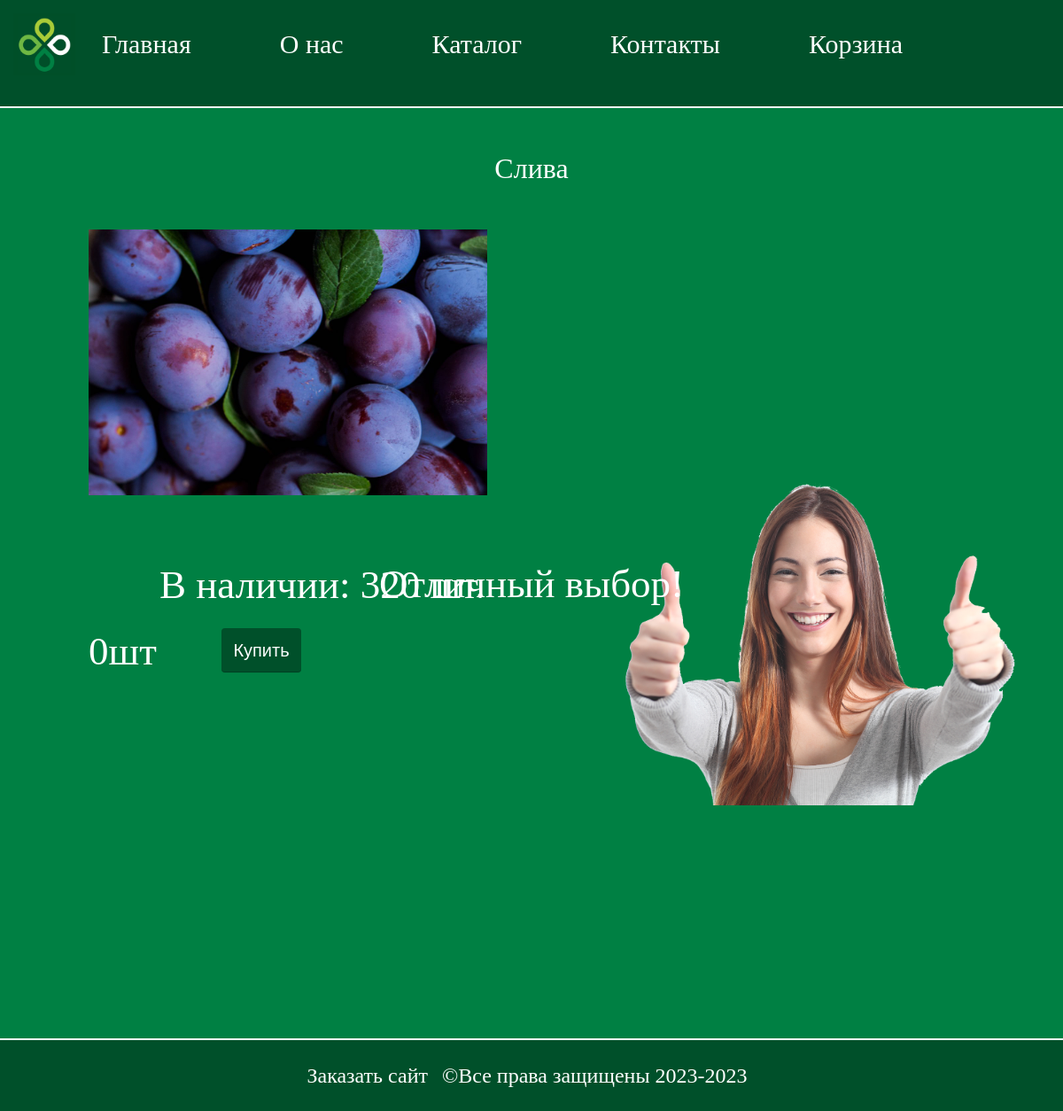
/item/sliva, run on an earlier commit of the app's database.
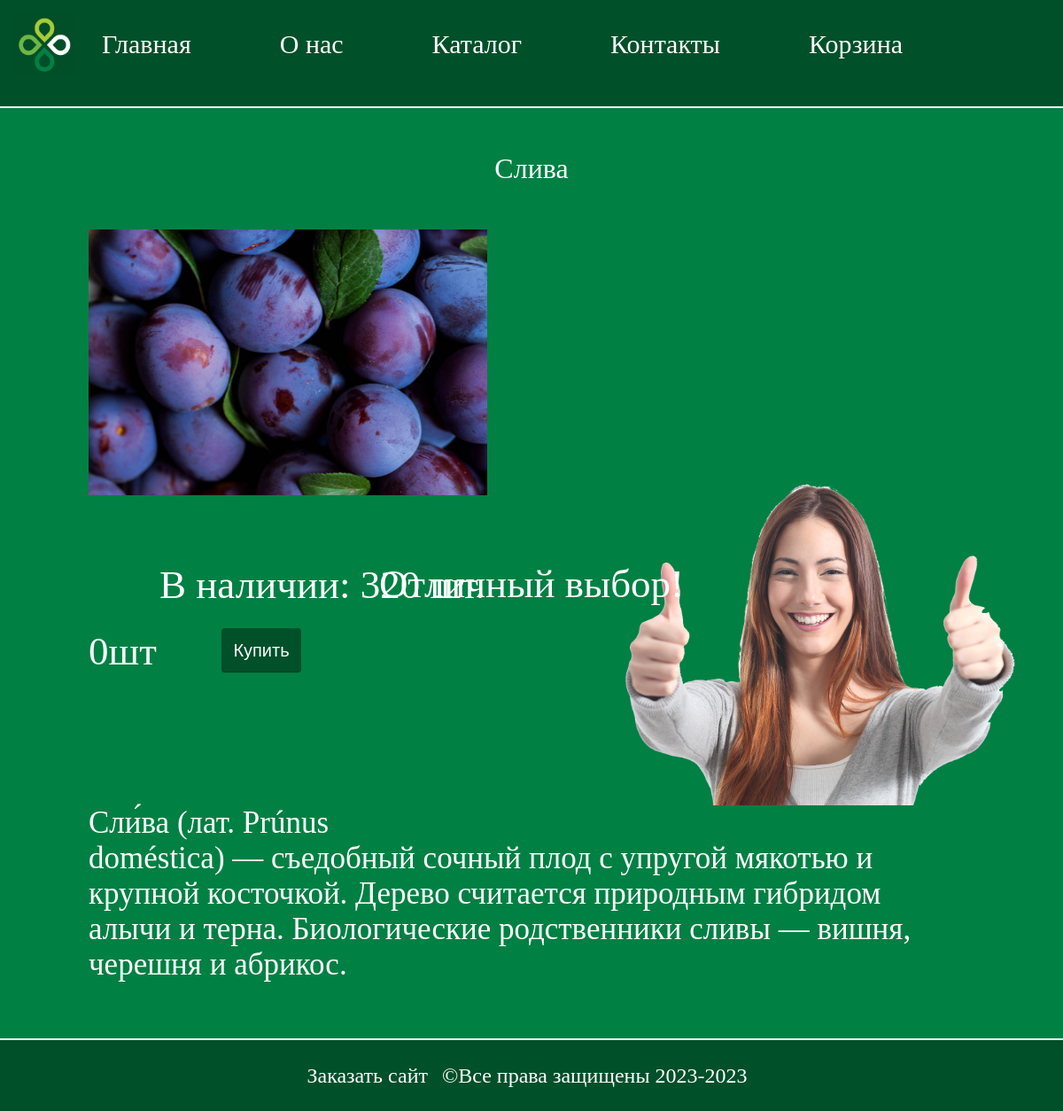
And on a later commit of the database.
### Perekrestok/models.py (models this page shows, shortened)
class Product(models.Model):
    title = models.CharField(max_length=255, verbose_name="Название")
    price = models.DecimalField(verbose_name="Цена", decimal_places=2, max_digits=10)
    amount = models.IntegerField(verbose_name="Количество")
    picture = models.ImageField(
        upload_to="products",
        verbose_name="Иллюстрация",
        blank=True,
    )
    description = models.TextField(verbose_name="Описание", blank=True)
    slug = models.SlugField(
        max_length=255, unique=True, db_index=True, verbose_name="URL"
    )
    category = models.ForeignKey(
        "Category",
        on_delete=models.CASCADE,
        verbose_name="Категория",
        null=True,
        default=None,
    )
    class Meta:
        verbose_name = "Продукт"
        verbose_name_plural = "Продукты"

### Perekrestok/views.py (the view)
# urls.py: path('item/<slug:item_slug>', show_item, name='show_item'),
def show_item(request: HttpRequest, item_slug):
    product = get_object_or_404(Product, slug=item_slug)
    context = {
        "title": product.title,
        "product": product,
    }
    return render(request, "Perekrestok/show_item.html", context=context)

### Perekrestok/templatetags/page_tags.py (called while the page is built)
@register.simple_tag()
def get_menu():
    site_menu = [
        {'title': 'Главная', 'url_name': 'main'},
        {'title': 'О нас', 'url_name': 'about'},
        {'title': 'Каталог', 'url_name': 'catalog'},
        {'title': 'Контакты', 'url_name': 'contacts'},
        {'title': 'Корзина', 'url_name': 'cart'}
    ]
    return site_menu

### Perekrestok/templates/Perekrestok/show_item.html (shortened to what this page needs)
{% extends 'Perekrestok/base.html' %}
{% block content %}
{% load static %}
<link type="text/css" rel="stylesheet" href="{% static 'Perekrestok/css/show_item.css' %}">
<div class="prod-container">
    <h1 id="product-title">{{product.title}}</h1>
    {% if product.picture %}
    <img class="picture" src=" {{ product.picture.url }}" alt="">
    <div class="buy-div">
        <input class="add-to-cart" type="button" data-id="{{product.pk}}" onclick="AddProductFromShowPage(this)"
            name="buy" value="Купить">
        <h3 id="item-count" data-id="{{product.pk}}" data-count="0" class="item-count">0шт</h3>
        <h3 class="move">В наличии: {{product.amount}} шт.</h3>
    </div>
    <img class="like-picture" src=" {% static 'Perekrestok/img/like2.png' %}" alt="">
    <h2 id="good-choice">Отличный выбор!</h2>
    <p id="prod-desc">{{product.description}}</p>
    {% endif %}
</div>
{% endblock %}

What changed in the data, as far as the page shows it:
changed Product "Слива": description (not shown) → "Сли́ва (лат. Prúnus doméstica) — съедобный сочный плод с упругой мякотью и крупной косточкой. Дерево считается природным гибридом алычи и терна. Биологические родственники сливы — вишня, черешня и абрикос."
